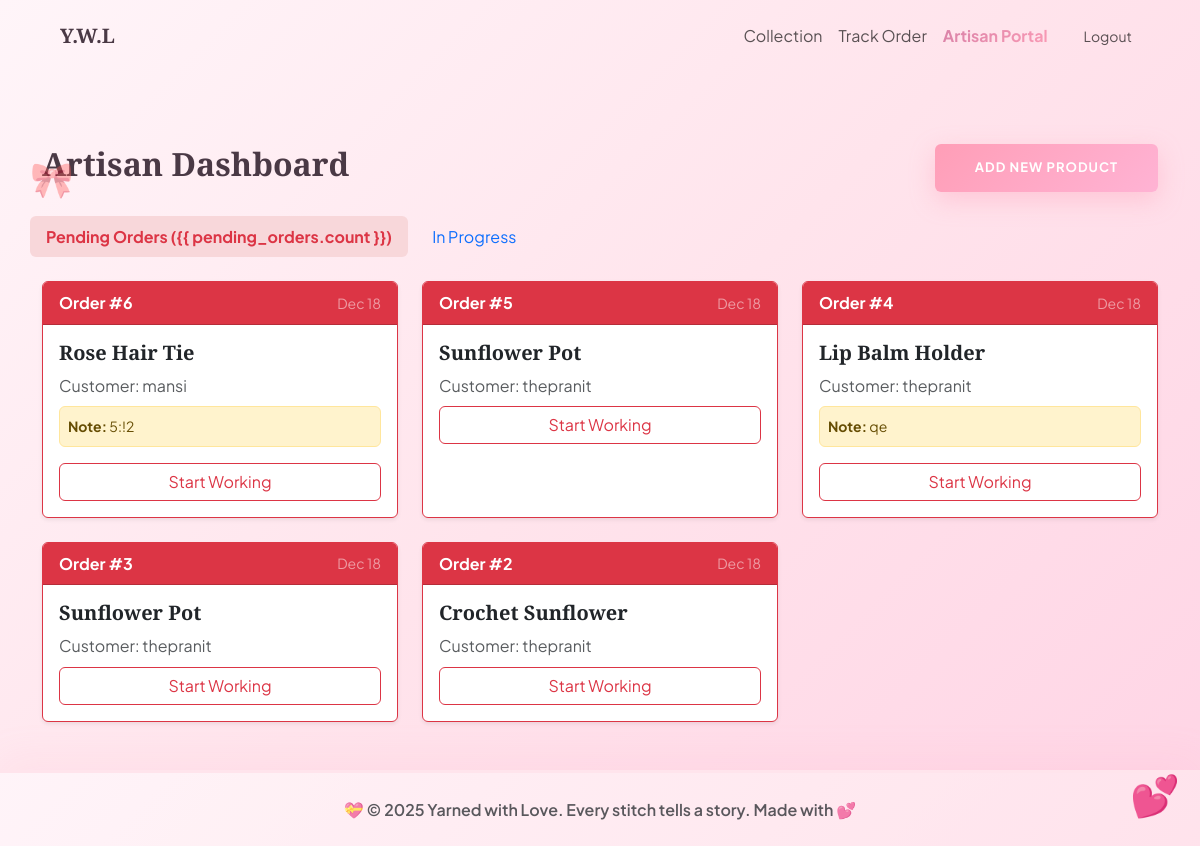
Screenshot of /artisan/mobile/dashboard/ (signed in) with the database file from the repository.
### store/models.py (models this page shows, shortened)
class Order(models.Model):
    STATUS_CHOICES = [
        ('PENDING', 'Pending'),
        ('IN_PROGRESS', 'In Progress'),
        ('FINISHING', 'Finishing Touches'),
        ('READY', 'Ready for Shipping'),
        ('SHIPPED', 'Shipped'),
        ('COMPLETED', 'Completed'),
        ('CANCELLED', 'Cancelled'),
    ]
    customer = models.ForeignKey(settings.AUTH_USER_MODEL, on_delete=models.CASCADE, related_name='orders')
    status = models.CharField(max_length=20, choices=STATUS_CHOICES, default='PENDING')
    customization_notes = models.TextField(blank=True, help_text="Special requests from the customer")
    created_at = models.DateTimeField(auto_now_add=True)
    updated_at = models.DateTimeField(auto_now=True)
    tracking_id = models.UUIDField(default=uuid.uuid4, editable=False, unique=True)
    class Meta:
        ordering = ['-created_at']
        indexes = [
            models.Index(fields=['customer', '-created_at']),
            models.Index(fields=['tracking_id']),
            models.Index(fields=['status']),
        ]

class OrderItem(models.Model):
    order = models.ForeignKey(Order, on_delete=models.CASCADE, related_name='items')
    product = models.ForeignKey(Product, on_delete=models.PROTECT) # Don't delete order history if product is deleted
    quantity = models.PositiveIntegerField(default=1, validators=[MinValueValidator(1)])
    price_at_purchase = models.DecimalField(max_digits=10, decimal_places=2, validators=[MinValueValidator(0.01)], help_text="Price of the product at the time of purchase")
    class Meta:
        unique_together = ['order', 'product']
        indexes = [
            models.Index(fields=['order']),
        ]

class Product(models.Model):
    artisan = models.ForeignKey(settings.AUTH_USER_MODEL, on_delete=models.CASCADE, related_name='products')
    category = models.ForeignKey(Category, on_delete=models.SET_NULL, null=True, blank=True)
    name = models.CharField(max_length=200)
    description = models.TextField()
    price = models.DecimalField(max_digits=10, decimal_places=2, validators=[MinValueValidator(0.01)])
    image = models.ImageField(upload_to='products/', blank=True, null=True)
    estimated_days_to_complete = models.PositiveIntegerField(default=7, validators=[MinValueValidator(1)], help_text="Estimated days to make this item")
    is_active = models.BooleanField(default=True, help_text="Uncheck to hide this product")
    created_at = models.DateTimeField(auto_now_add=True)
    updated_at = models.DateTimeField(auto_now=True)
    class Meta:
        ordering = ['-created_at']
        indexes = [
            models.Index(fields=['artisan', '-created_at']),
            models.Index(fields=['category', '-created_at']),
            models.Index(fields=['is_active']),
        ]

### users/models.py (models this page shows, shortened)
class CustomUser(AbstractUser):
    is_artisan = models.BooleanField(default=False, help_text="Designates whether this user is an artisan/maker.")
    bio = models.TextField(blank=True, help_text="Short bio for the artisan.")
    profile_image = models.ImageField(upload_to='profiles/', blank=True, null=True)
    class Meta:
        indexes = [
            models.Index(fields=['is_artisan']),
        ]

### store/views.py (the view)
# urls.py: path('artisan/mobile/dashboard/', views.artisan_dashboard, name='artisan_dashboard'),
@login_required
@user_passes_test(lambda u: u.is_artisan)
def artisan_dashboard(request):
    pending_orders = Order.objects.filter(status='PENDING').prefetch_related('items__product')
    active_orders = Order.objects.exclude(status__in=['PENDING', 'COMPLETED', 'CANCELLED']).prefetch_related('items__product')
    completed_orders = Order.objects.filter(status__in=['COMPLETED', 'CANCELLED']).prefetch_related('items__product')[:5]
    return render(request, 'store/artisan_dashboard.html', {
        'pending_orders': pending_orders,
        'active_orders': active_orders,
        'completed_orders': completed_orders
    })

### templates/store/artisan_dashboard.html (shortened to what this page needs)
{% extends 'base.html' %}
{% block content %}
<div class="container py-5">
    <div class="row mt-4">
        <div class="col-12 mb-4 d-flex justify-content-between align-items-center">
            <h2 class="display-text">Artisan Dashboard</h2>
            <div>
                <a href="{% url 'add_product' %}" class="btn btn-main">Add New Product</a>
            </div>
        </div>
        <ul class="nav nav-pills mb-4" id="pills-tab" role="tablist">
            <li class="nav-item" role="presentation">
                <button class="nav-link active bg-danger-subtle text-danger fw-bold me-2" id="pills-pending-tab"
                    data-bs-toggle="pill" data-bs-target="#pills-pending" type="button" role="tab">Pending Orders ({{
                    pending_orders.count }})</button>
            </li>
            <li class="nav-item" role="presentation">
                <button class="nav-link" id="pills-active-tab" data-bs-toggle="pill" data-bs-target="#pills-active"
                    type="button" role="tab">In Progress</button>
            </li>
        </ul>
        <div class="tab-content" id="pills-tabContent">
            <div class="tab-pane fade show active" id="pills-pending" role="tabpanel">
                {% if pending_orders %}
                <div class="row row-cols-1 row-cols-md-2 row-cols-lg-3 g-4">
                    {% for order in pending_orders %}
                    <div class="col">
                        <div class="card h-100 border-danger shadow-sm">
                            <div
                                class="card-header bg-danger text-white d-flex justify-content-between align-items-center">
                                <span class="fw-bold">Order #{{ order.id }}</span>
                                <small class="text-white-50">{{ order.created_at|date:"M d" }}</small>
                            </div>
                            <div class="card-body">
                                <h5 class="card-title">{{ order.items.first.product.name }}</h5>
                                <p class="card-text text-muted mb-2">Customer: {{ order.customer.username }}</p>
                                {% if order.customization_notes %}
                                <div class="alert alert-warning small p-2 mb-3">
                                    <strong>Note:</strong> {{ order.customization_notes }}
                                </div>
                                {% endif %}
                                <div class="d-grid mt-auto">
                                    <a href="{% url 'manage_order' order.id %}" class="btn btn-outline-danger">Start
                                        Working</a>
                                </div>
                            </div>
                        </div>
                    </div>
                    {% endfor %}
                </div>
                {% else %}
                <div class="text-center py-5">
                    <p class="text-muted lead">No pending orders. Time to create new designs!</p>
                </div>
                {% endif %}
            </div>
        </div>
    </div>
</div>
{% endblock %}

### static/css/style.css (style rules this page uses)
:root { --bg-light: #fff5f9; --thread-bronze: #ff9eb7; --ink: #4a3945; --white: #ffffff; --soft-pink: #ffe4ec; --primary-color: #ff9eb7; --secondary-color: #ffd4e5; --success-color: #b5d4c8; --accent-pink: #ffb3d4; --light-pink: #fff0f5; --deep-rose: #d47fa6; --font-heading: 'Playfair Display', serif; --font-body: 'Plus Jakarta Sans', sans-serif; --navbar-height: 80px; }
* { box-sizing: border-box; scroll-behavior: smooth; }
body { margin: 0; background: linear-gradient(135deg, #fff5f9 0%, #ffe4ec 50%, #ffd4e5 100%); background-attachment: fixed; font-family: var(--font-body); color: var(--ink); overflow-x: hidden; line-height: 1.6; }
h1, h2, h3, h4, h5, h6, .navbar-brand { font-family: var(--font-heading); font-weight: 700; color: var(--ink); }
a { text-decoration: none; transition: color 0.3s ease; }
body::before { content: '💕'; position: fixed; bottom: 20px; right: 20px; font-size: 40px; animation: floatHearts 3s ease-in-out infinite; z-index: 9999; pointer-events: none; }
body::after { content: '🎀'; position: fixed; top: 150px; left: 30px; font-size: 35px; animation: floatHearts 4s ease-in-out infinite; animation-delay: 1s; z-index: 1; pointer-events: none; opacity: 0.4; }
.btn-main { background: linear-gradient(135deg, var(--primary-color), var(--accent-pink)); color: white !important; padding: 14px 40px; font-weight: 700; letter-spacing: 1px; text-transform: uppercase; font-size: 13px; border: none; box-shadow: 0 8px 24px rgba(255, 158, 183, 0.4); position: relative; overflow: hidden; }
.btn-main::before { content: '🎁'; position: absolute; left: -30px; top: 50%; transform: translateY(-50%); font-size: 20px; transition: all 0.4s ease; }

### rows the page displays
Order: id "6", created_at "Dec 18", items.first.product.name "Rose Hair Tie", customer.username "mansi", customization_notes "5:!2"
Order: id "5", created_at "Dec 18", items.first.product.name "Sunflower Pot", customer.username "thepranit"
Order: id "4", created_at "Dec 18", items.first.product.name "Lip Balm Holder", customer.username "thepranit", customization_notes "qe"
Order: id "3", created_at "Dec 18", items.first.product.name "Sunflower Pot", customer.username "thepranit"
Order: id "2", created_at "Dec 18", items.first.product.name "Crochet Sunflower", customer.username "thepranit"
